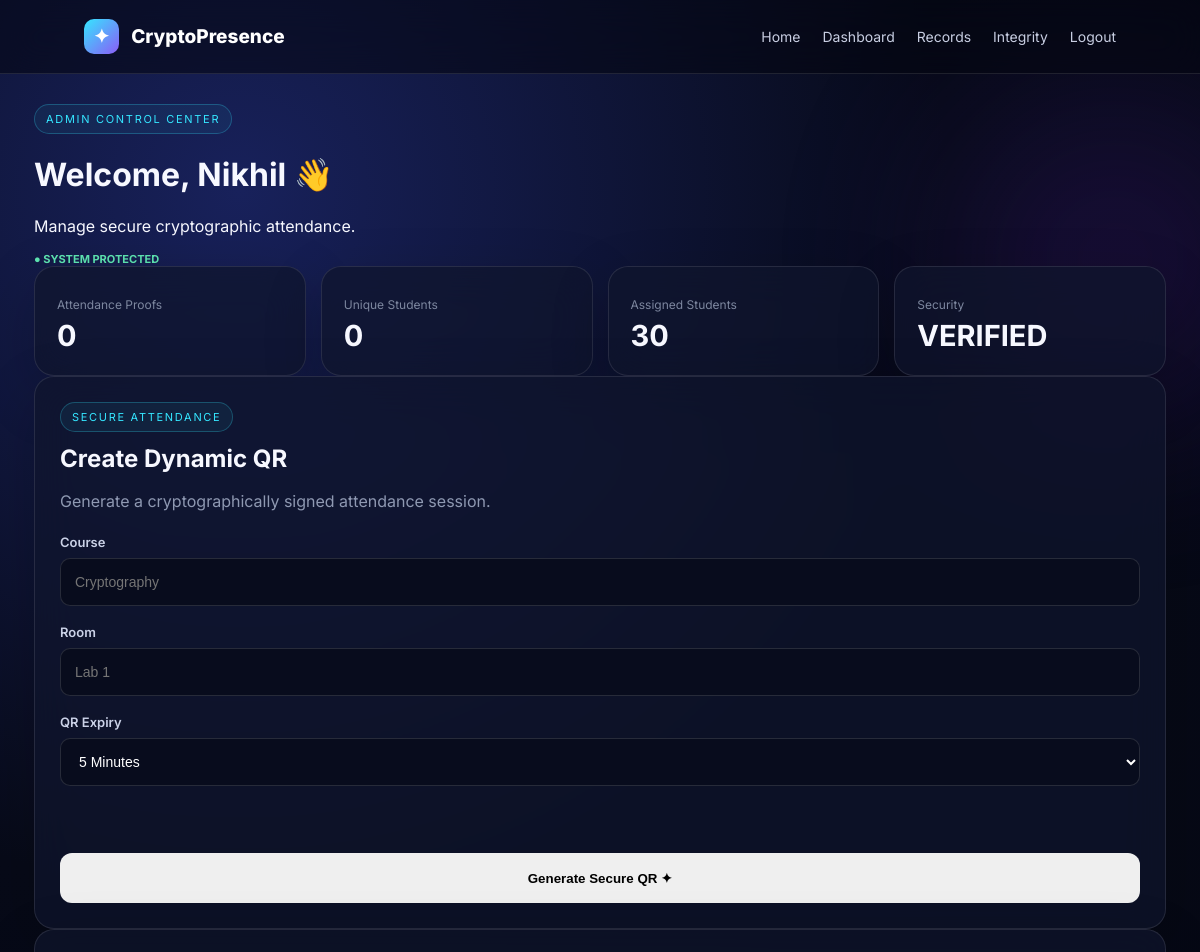
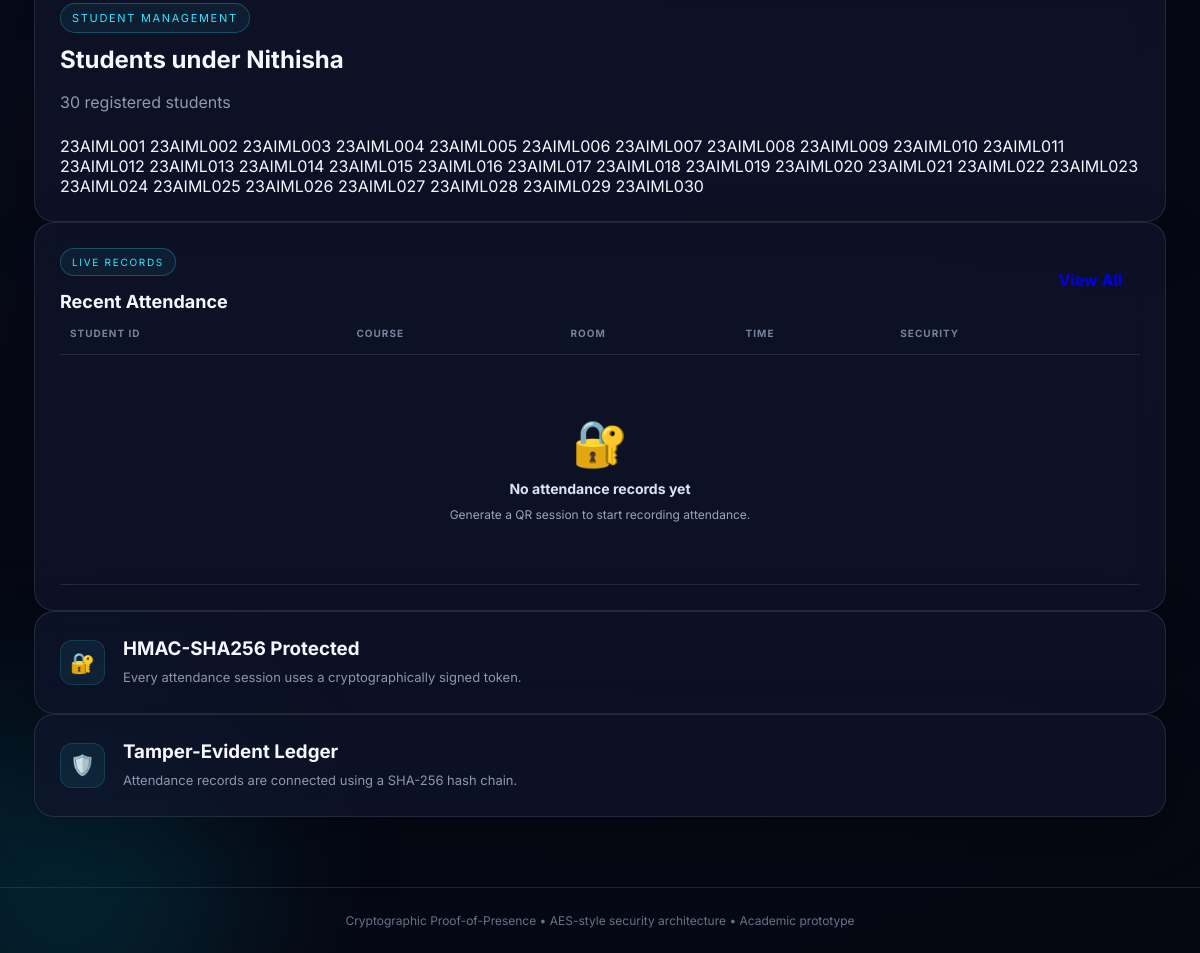
The app's page /dashboard (signed in) with its own data (2 pictures, top to bottom).
### tables this page shows
CREATE TABLE users (

            id INTEGER PRIMARY KEY AUTOINCREMENT,

            name TEXT NOT NULL,

            username TEXT UNIQUE NOT NULL,

            password_hash TEXT NOT NULL,

            role TEXT NOT NULL,

            faculty_username TEXT

        );

### app.py (the view, shortened to what this page needs)
@app.route("/dashboard")
def dashboard():
    if "username" not in session:
        return redirect(
            url_for("login")
        )
    role = session["role"]
    connection = get_db()
    if role in ["admin", "faculty"]:
        if role == "faculty":
            students = connection.execute(
                """
                SELECT *
                FROM users
                WHERE role = 'student'
                AND faculty_username = ?
                ORDER BY username
                """,
                (
                    session["username"],
                )
            ).fetchall()
            attendance_rows = connection.execute(
                """
                SELECT
                    a.*,
                    s.course,
                    s.room

                FROM attendance a

                JOIN sessions s
                ON s.id = a.session_id

                WHERE s.faculty_username = ?

                ORDER BY a.id DESC

                LIMIT 50
                """,
                (
                    session["username"],
                )
            ).fetchall()
            total_attendance = connection.execute(
                """
                SELECT COUNT(*) AS count

                FROM attendance a

                JOIN sessions s
                ON s.id = a.session_id

                WHERE s.faculty_username = ?
                """,
                (
                    session["username"],
                )
            ).fetchone()["count"]
        else:
            students = connection.execute(
                """
                SELECT *
                FROM users
                WHERE role = 'student'
                ORDER BY username
                """
            ).fetchall()
            attendance_rows = connection.execute(
                """
                SELECT
                    a.*,
                    s.course,
                    s.room

                FROM attendance a

                JOIN sessions s
                ON s.id = a.session_id

                ORDER BY a.id DESC

                LIMIT 50
                """
            ).fetchall()
            total_attendance = connection.execute(
                """
                SELECT COUNT(*) AS count
                FROM attendance
                """
            ).fetchone()["count"]
        unique_students = len(
            set(
                row["student_id"]
                for row in attendance_rows
            )
        )
        total_sessions = connection.execute(
            """
            SELECT COUNT(*) AS count
            FROM sessions
            """
        ).fetchone()["count"]
        recent_sessions = connection.execute(
            """
            SELECT *
            FROM sessions
            ORDER BY id DESC
            LIMIT 10
            """
        ).fetchall()
        connection.close()
        return render_template(
            "dashboard.html",
            role=role,
            students=students,
            rows=attendance_rows,
            total=total_attendance,
            unique=unique_students,
            sessions=recent_sessions,
            student_count=len(students),
            session_count=total_sessions
        )

### app.py (called while the page is built)
def get_db():
    connection = sqlite3.connect(DB)
    connection.row_factory = sqlite3.Row
    return connection

### templates/dashboard.html (shortened to what this page needs)
{% extends "base.html" %}
{% block content %}
<div class="head">
    <div>
        <span class="pill">
            {{ role|upper }} CONTROL CENTER
        </span>
        <h1>
            Welcome, {{ session["name"] }} 👋
        </h1>
        <p>
            Manage secure cryptographic attendance.
        </p>
    </div>
    <div class="online">
        ● SYSTEM PROTECTED
    </div>
</div>
<div class="metrics">
    <div class="metric">
        <small>
            Attendance Proofs
        </small>
        <b>
            {{ total }}
        </b>
    </div>
    <div class="metric">
        <small>
            Unique Students
        </small>
        <b>
            {{ unique }}
        </b>
    </div>
    <div class="metric">
        <small>
            Assigned Students
        </small>
        <b>
            {{ student_count }}
        </b>
    </div>
    <div class="metric">
        <small>
            Security
        </small>
        <b class="good">
            VERIFIED
        </b>
    </div>
</div>
<div class="grid">
    <div class="card">
        <span class="pill">
            SECURE ATTENDANCE
        </span>
        <h2>
            Create Dynamic QR
        </h2>
        <p>
            Generate a cryptographically signed
            attendance session.
        </p>
        <form
            method="POST"
            action="{{ url_for('create_session') }}"
        >
            <label>
                Course
            </label>
            <input
                type="text"
                name="course"
                placeholder="Cryptography"
                required
            >
            <label>
                Room
            </label>
            <input
                type="text"
                name="room"
                placeholder="Lab 1"
                required
            >
            <label>
                QR Expiry
            </label>
            <select name="minutes">
                <option value="5" selected>
                    5 Minutes
                </option>
            </select>
            <br><br>
            <button
                type="submit"
                class="btn full"
            >
                Generate Secure QR ✦
            </button>
        </form>
    </div>
    <div class="card">
        <span class="pill">
            STUDENT MANAGEMENT
        </span>
        <h2>
            Students under Nithisha
        </h2>
        <p>
            30 registered students
        </p>
        <div class="students">
            {% for student in students %}
                <span>
                    {{ student["username"] }}
                </span>
            {% endfor %}
        </div>
    </div>
</div>
<div class="card">
    <div class="section-title">
        <div>
            <span class="pill">
                LIVE RECORDS
            </span>
            <h2>
                Recent Attendance
            </h2>
        </div>
        <a
            href="{{ url_for('attendance') }}"
            class="btn"
        >
        </a>
    </div>
    <div class="table-container">
        <table>
            <thead>
                <tr>
                    <th>
                        Student ID
                    </th>
                    <th>
                        Course
                    </th>
                    <th>
                        Room
                    </th>
                    <th>
                        Time
                    </th>
                    <th>
                        Security
                    </th>
                </tr>
            </thead>
            <tbody>
                {% for row in rows %}
                <tr>
                    <td>
                        <strong>
                            {{ row["student_id"] }}
                        </strong>
                    </td>
                    <td>
                        {{ row["course"] }}
                    </td>
                    <td>
                        {{ row["room"] }}
                    </td>
                    <td>
                        {{ row["timestamp"] }}
                    </td>
                    <td>
                        <span class="good">
                            ✓ VALID
                        </span>
                    </td>
                </tr>
                {% else %}
                <tr>
                    <td colspan="5">
                        <div class="empty">
                            <div>
                                🔐
                            </div>
                            <h3>
                                No attendance records yet
                            </h3>
                            <p>
                                Generate a QR session to
                                start recording attendance.
                            </p>
                        </div>
                    </td>
                </tr>
                {% endfor %}
            </tbody>
        </table>
    </div>
</div>
<div class="grid">
    <div class="card security-card">
        <div class="security-icon">
            🔐
        </div>
        <div>
            <h3>
                HMAC-SHA256 Protected
            </h3>
            <p>
                Every attendance session uses a
                cryptographically signed token.
            </p>
        </div>
    </div>
    <div class="card security-card">
        <div class="security-icon">
            🛡️
        </div>
        <div>
            <h3>
                Tamper-Evident Ledger
            </h3>
            <p>
                Attendance records are connected using
                a SHA-256 hash chain.
            </p>
        </div>
    </div>
</div>
{% endblock %}

### templates/base.html
<!doctype html><html><head><meta charset="utf-8"><meta name="viewport" content="width=device-width,initial-scale=1">
<title>CryptoPresence</title><link rel="stylesheet" href="{{url_for('static',filename='style.css')}}">
</head><body>
<div class="orb orb1"></div><div class="orb orb2"></div>
<nav class="nav"><a class="brand" href="{{url_for('home')}}"><span class="brand-icon">✦</span> CryptoPresence</a>
<div class="navlinks"><a href="{{url_for('home')}}">Home</a>{% if session.get('username') %}<a href="{{url_for('dashboard')}}">Dashboard</a><a href="{{url_for('attendance')}}">Records</a><a href="{{url_for('verify')}}">Integrity</a><a href="{{url_for('logout')}}">Logout</a>{% else %}<a class="navbtn" href="{{url_for('login')}}">Login</a>{% endif %}</div></nav>
<main>{% with messages=get_flashed_messages(with_categories=true) %}{% for cat,msg in messages %}<div class="flash {{cat}}">{{msg}}</div>{% endfor %}{% endwith %}{% block content %}{% endblock %}</main>
<footer>Cryptographic Proof-of-Presence • AES-style security architecture • Academic prototype</footer>
</body></html>

### static/style.css (style rules this page uses)
:root { --bg:#070a18;--card:rgba(16,22,45,.72);--line:rgba(255,255,255,.10);--text:#f7f8ff;--muted:#9ba4c0;--cyan:#35e6ff;--purple:#8b5cf6;--pink:#f472b6;--green:#34d399 }
* { box-sizing:border-box }
body { margin:0;background:radial-gradient(circle at 20% 10%,#18215b 0,#070a18 36%,#050711 100%);color:var(--text);font-family:Inter,Arial,sans-serif;min-height:100vh;overflow-x:hidden }
.orb { position:fixed;width:330px;height:330px;border-radius:50%;filter:blur(100px);opacity:.18;pointer-events:none }
.orb1 { background:#6d28d9;top:5%;right:-80px }
.orb2 { background:#06b6d4;bottom:-100px;left:-100px }
.nav { height:74px;display:flex;align-items:center;justify-content:space-between;padding:0 7%;border-bottom:1px solid var(--line);background:rgba(5,7,17,.55);backdrop-filter:blur(18px);position:sticky;top:0;z-index:10 }
.brand { color:white;text-decoration:none;font-size:19px;font-weight:800 }
.brand-icon { display:inline-grid;place-items:center;width:35px;height:35px;border-radius:10px;background:linear-gradient(135deg,var(--cyan),var(--purple));margin-right:8px }
.navlinks { display:flex;gap:22px;align-items:center }
.navlinks a { color:#c8cee2;text-decoration:none;font-size:14px }
main { max-width:1180px;margin:auto;padding:30px 24px 70px;position:relative;z-index:1 }
.pill { display:inline-block;font-size:11px;letter-spacing:1.7px;color:var(--cyan);padding:7px 11px;border:1px solid rgba(53,230,255,.25);background:rgba(53,230,255,.06);border-radius:99px }
.btn { display:inline-flex;justify-content:center;align-items:center;border:0;border-radius:12px;padding:13px 18px;text-decoration:none;font-weight:700;cursor:pointer }
.full { width:100% }
.feature,.card,.metric { background:var(--card);border:1px solid var(--line);border-radius:20px;backdrop-filter:blur(20px);box-shadow:0 20px 60px rgba(0,0,0,.2) }
.feature p,.card p { color:var(--muted);line-height:1.6 }
footer { text-align:center;color:#69728c;padding:25px;border-top:1px solid var(--line);font-size:12px }
.metrics { display:grid;grid-template-columns:repeat(4,1fr);gap:15px }
.metric { padding:22px }
.metric small,.metric em { display:block;color:#7d879f;font-size:12px;margin-top:8px;font-style:normal }
.metric b { font-size:29px;display:block;margin-top:6px }
.card { padding:25px }
.section-title { display:flex;justify-content:space-between;align-items:center }
.section-title h2 { font-size:18px }
.section-title span { font-size:10px;color:var(--cyan) }
table { width:100%;border-collapse:collapse;min-width:760px }
th,td { text-align:left;padding:15px 10px;border-bottom:1px solid var(--line);font-size:12px;color:#bac2d7 }
th { color:#77829d;font-size:10px;letter-spacing:1px;text-transform:uppercase }
.section-title { display: flex; justify-content: space-between; align-items: center; gap: 20px; }
.section-title h2 { margin-bottom: 0; }
.table-container { width: 100%; overflow-x: auto; }
.empty { text-align: center; padding: 45px 20px; color: #7d879f; }
.empty div { font-size: 45px; margin-bottom: 10px; }
.empty h3 { color: #dce3f5; margin: 8px 0; }
.empty p { margin: 0; }
.security-card { display: flex; align-items: center; gap: 18px; }
.security-icon { width: 55px; height: 55px; display: grid; place-items: center; border-radius: 14px; background: #35e6ff12; border: 1px solid #35e6ff25; font-size: 25px; flex-shrink: 0; }
.security-card h3 { margin: 0 0 7px; }
.security-card p { color: #8d97af; margin: 0; font-size: 13px; line-height: 1.6; }
.online { color: #5ee6b2; font-size: 11px; font-weight: 700; }
.students { max-height: 250px; overflow-y: auto; }
.card form { width: 100%; }
.card form label { display: block !important; width: 100%; margin: 18px 0 8px; color: #cbd2e7; font-size: 13px; font-weight: 600; }
.card form input[type="text"], .card form input[type="number"], .card form input[type="password"], .card form select { display: block !important; width: 100% !important; height: 48px; padding: 12px 14px; margin: 0 0 5px; background: #080c1d; color: #ffffff; border: 1px solid #ffffff20; border-radius: 10px; outline: none; font-size: 14px; }
.card form select { cursor: pointer; }
.card form button { display: block; width: 100%; height: 50px; margin-top: 22px; }
.grid .card h2 { margin-top: 12px; margin-bottom: 10px; }
.grid .card > p { color: #8f99b2; line-height: 1.6; margin-bottom: 20px; }
.security-icon { width: 45px; height: 45px; display: grid; place-items: center; border-radius: 12px; background: #35e6ff12; font-size: 20px; }

### records on screen
users: username "23AIML001"
users: username "23AIML002"
users: username "23AIML003"
users: username "23AIML004"
users: username "23AIML005"
users: username "23AIML006"
users: username "23AIML007"
users: username "23AIML008"
users: username "23AIML009"
users: username "23AIML010"
users: username "23AIML011"
users: username "23AIML012"
users: username "23AIML013"
users: username "23AIML014"
users: username "23AIML015"
users: username "23AIML016"
users: username "23AIML017"
users: username "23AIML018"
users: username "23AIML019"
users: username "23AIML020"
users: username "23AIML021"
users: username "23AIML022"
users: username "23AIML023"
users: username "23AIML024"
users: username "23AIML025"
users: username "23AIML026"
users: username "23AIML027"
users: username "23AIML028"
users: username "23AIML029"
users: username "23AIML030"

### other values on screen
{{ role|upper }} "ADMIN"
{{ session["name"] }} "Nikhil"
{{ total }} "0"
{{ unique }} "0"
{{ student_count }} "30"
